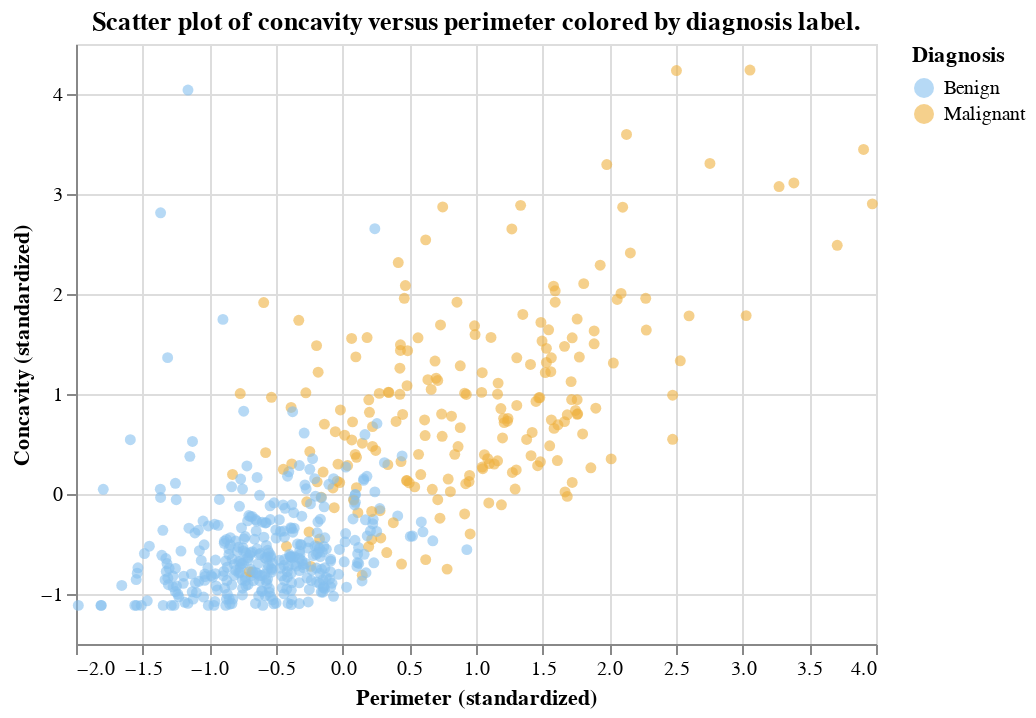

Here is the notebook cell this chart was saved with:
### Markdown cell above
In order to actually make predictions for new observations in practice, we
will need a classification algorithm. 
In this book, we will use the $K$-nearest neighbors \index{K-nearest neighbors!classification} classification algorithm.
To predict the label of a new observation (here, classify it as either benign
or malignant), the $K$-nearest neighbors classifier generally finds the $K$
"nearest" or "most similar" observations in our training set, and then uses
their diagnoses to make a prediction for the new observation's diagnosis. $K$ 
is a number that we must choose in advance; for now, we will assume that someone has chosen
$K$ for us. We will cover how to choose $K$ ourselves in the next chapter. 

To illustrate the concept of $K$-nearest neighbors classification, we 
will walk through an example.  Suppose we have a
new observation, with standardized perimeter of `r new_point[1]` and standardized concavity of `r new_point[2]`, whose 
diagnosis "Class" is unknown. This new observation is depicted by the red, diamond point in
Figure \@ref(fig:05-knn-1).

### Code cell
perim_concav

### Figure 1 — Vega-Lite specification as saved in the notebook (floating-point values rounded to 4 significant figures; data arrays with more than 128 entries replaced by an {"elided": "..."} marker saying what was removed)
{"config": {"view": {"continuousWidth": 400, "continuousHeight": 300}}, "data": {"name": "data-ffc85fbe87aa4fd27a50ff6b60d9c83b"}, "mark": {"type": "point", "filled": true, "opacity": 0.6}, "encoding": {"color": {"field": "Class", "scale": {"range": ["#86bfef", "#efb13f"]}, "title": "Diagnosis", "type": "nominal"}, "x": {"field": "Perimeter", "title": "Perimeter (standardized)", "type": "quantitative"}, "y": {"field": "Concavity", "title": "Concavity (standardized)", "type": "quantitative"}}, "title": "Scatter plot of concavity versus perimeter colored by diagnosis label.", "$schema": "https://vega.github.io/schema/vega-lite/v4.17.0.json", "datasets": {"data-ffc85fbe87aa4fd27a50ff6b60d9c83b": {"elided": "569 records"}}}
